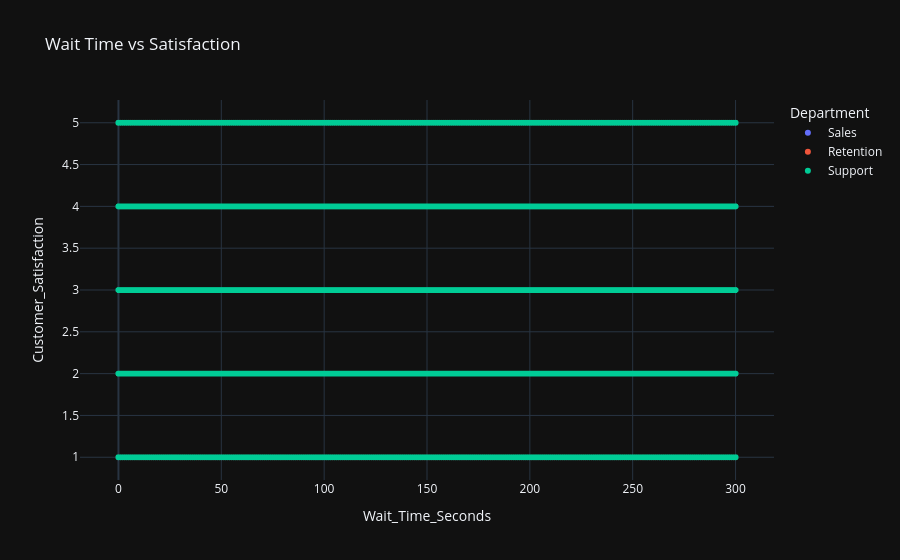

The cell this chart's notebook holds for it:
### Markdown cell above
Satisfaction vs Wait Time

### Code cell
fig = px.scatter(
    df,
    x='Wait_Time_Seconds',
    y='Customer_Satisfaction',
    color='Department',
    title='Wait Time vs Satisfaction'
)

fig.show()

### Figure 1 — Plotly figure (JSON) as saved in the notebook; plotly's stock layout.template omitted (floating-point values rounded to 4 significant figures; data arrays with more than 128 entries replaced by an {"elided": "..."} marker saying what was removed)
{"data": [{"hovertemplate": "Department=Sales<br>Wait_Time_Seconds=%{x}<br>Customer_Satisfaction=%{y}<extra></extra>", "legendgroup": "Sales", "marker": {"color": "#636efa", "symbol": "circle"}, "mode": "markers", "name": "Sales", "showlegend": true, "x": {"elided": "26370 int values"}, "xaxis": "x", "y": {"elided": "26370 int values"}, "yaxis": "y", "type": "scattergl"}, {"hovertemplate": "Department=Retention<br>Wait_Time_Seconds=%{x}<br>Customer_Satisfaction=%{y}<extra></extra>", "legendgroup": "Retention", "marker": {"color": "#EF553B", "symbol": "circle"}, "mode": "markers", "name": "Retention", "showlegend": true, "x": {"elided": "26787 int values"}, "xaxis": "x", "y": {"elided": "26787 int values"}, "yaxis": "y", "type": "scattergl"}, {"hovertemplate": "Department=Support<br>Wait_Time_Seconds=%{x}<br>Customer_Satisfaction=%{y}<extra></extra>", "legendgroup": "Support", "marker": {"color": "#00cc96", "symbol": "circle"}, "mode": "markers", "name": "Support", "showlegend": true, "x": {"elided": "26843 int values"}, "xaxis": "x", "y": {"elided": "26843 int values"}, "yaxis": "y", "type": "scattergl"}], "layout": {"xaxis": {"anchor": "y", "domain": [0.0, 1.0], "title": {"text": "Wait_Time_Seconds"}}, "yaxis": {"anchor": "x", "domain": [0.0, 1.0], "title": {"text": "Customer_Satisfaction"}}, "legend": {"title": {"text": "Department"}, "tracegroupgap": 0}, "title": {"text": "Wait Time vs Satisfaction"}}}
